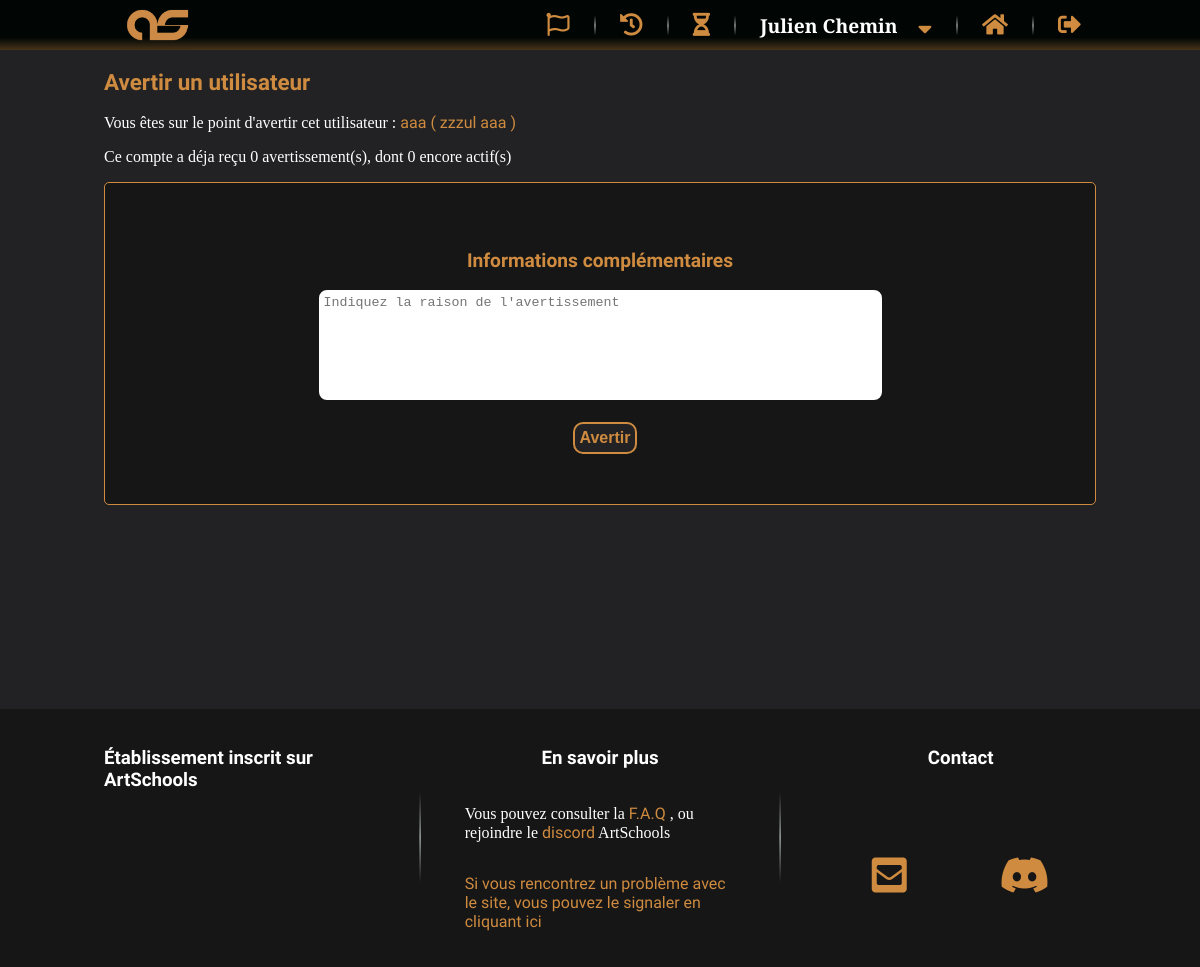
The page /P5_01_Code/indexAdmin.php?action=warnUser&idUser=70 (signed in) on the database its author committed.
### tables this page shows
CREATE TABLE IF NOT EXISTS `as_user` (
  `id` int(11) NOT NULL AUTO_INCREMENT,
  `pseudo` varchar(50) NOT NULL,
  `firstName` varchar(100) DEFAULT NULL,
  `lastName` varchar(100) DEFAULT NULL,
  `mail` varchar(255) NOT NULL,
  `school` varchar(255) NOT NULL,
  `schoolGroup` varchar(50) DEFAULT NULL,
  `password` varchar(255) NOT NULL,
  `temporaryPassword` text DEFAULT NULL,
  `beingReset` tinyint(1) NOT NULL DEFAULT 0,
  `nbWarning` int(11) NOT NULL DEFAULT 0,
  `isBan` tinyint(1) NOT NULL DEFAULT 0,
  `isAdmin` tinyint(1) NOT NULL DEFAULT 0,
  `isModerator` tinyint(1) NOT NULL DEFAULT 0,
  `isActive` tinyint(1) NOT NULL DEFAULT 1,
  `profileBannerInfo` text DEFAULT NULL,
  `profilePictureInfo` text DEFAULT NULL,
  `profileTextInfo` text DEFAULT NULL,
  PRIMARY KEY (`id`)
);

### P5_01_Code/model/RenderView.php (called while the page is built, shortened)
<?php
class RenderView
{
    public static function render(string $template, string $view, array $data = null)
    {
        require 'view/' . $view;
    }
}

### P5_01_Code/model/Database.php (called while the page is built, shortened)
<?php
abstract class Database
{
    protected static $db;
    protected function getConnection()
    {
        if (empty(self::$db)) {
            self::$db = new \PDO(self::DB_HOST, self::DB_LOGIN, self::DB_PASSWORD, self::DB_ERRMODE);
            return self::$db;
        } else {
            return self::$db;
        }
    }
    public function sql($req, array $parameters = null)
    {
        $q = $this->getConnection()->prepare($req);
        if ($parameters) {
            foreach ($parameters as $paraKey => $paraValue) {
                if (is_int($paraValue)) {
                    $q->bindValue($paraKey, $paraValue, \PDO::PARAM_INT);
                } else {
                    $q->bindValue($paraKey, $paraValue);
                }
            }
        }
        $q->execute();
        return $q;
    }
}

### P5_01_Code/model/AbstractManager.php (called while the page is built, shortened)
<?php
abstract class AbstractManager extends Database
{
    public static $TABLE_NAME = '';
    public static $TABLE_CHAMPS = '';
    public static $TABLE_PK = '';
    public static $OBJECT_TYPE = '';
    public function getOneById(int $id)
    {
        if ($id > 0 && $this->exists($id)) {
            $query = $this->sql(
                'SELECT ' . static::$TABLE_CHAMPS . '
                FROM ' . static::$TABLE_NAME . '
                WHERE ' . static::$TABLE_PK . ' = :id',
                [':id' => $id]
            );
            if (isset(static::$OBJECT_TYPE)) {
                   $result = $query->fetchObject(static::$OBJECT_TYPE);
            } else {
                $result = $query->fetch();
            }
            return $result;
        } else {
            return false;
        }
    }
    public function exists(int $id)
    {
        if ($id > 0) {
            $req = $this->sql(
                'SELECT *
                FROM ' . static::$TABLE_NAME . '
                WHERE ' . static::$TABLE_PK . ' = :id',
                [':id' => $id]
            );
            if ($result = $req->fetch()) {
                   return true;
            } else {
                return false;
            }
        } else {
            return false;
        }
    }
}

### P5_01_Code/model/User.php (called while the page is built, shortened)
<?php
class User
{
    private $id,
        $pseudo,
        $firstName,
        $lastName,
        $mail,
        $school,
        $schoolGroup,
        $password,
        $temporaryPassword,
        $beingReset,
        $nbWarning,
        $isBan,
        $isAdmin,
        $isModerator,
        $isActive,
        $profileBannerInfo = null,
        $profileBanner,
        $noBanner,
        $profilePictureInfo = null,
        $profilePicture,
        $profilePictureOrientation,
        $profilePictureSize,
        $profileTextInfo = null,
        $profileTextBlock,
        $profileTextPseudo,
        $profileTextSchool;
    public function getId()
    {
        return intval($this->id);
    }
    public function getPseudo()
    {
        return $this->pseudo;
    }
    public function getFirstName()
    {
        return $this->firstName;
    }
    public function getLastName()
    {
        return $this->lastName;
    }
    public function getNbWarning()
    {
        return intval($this->nbWarning);
    }
}

### P5_01_Code/view/backend/warnUserView.php (the view, shortened to what this page needs)
<section id="blockWarnUser" class="container">
    <h1>Avertir un utilisateur</h1>
    <p>
        Vous êtes sur le point d'avertir cet utilisateur :
        <a href="index.php?action=userProfile&userId=<?=$data['user']->getId()?>">
            <?=$data['user']->getPseudo()?> ( <?=$data['user']->getFirstName()?> <?=$data['user']->getLastName()?> )
        </a>
    </p>
    <p>Ce compte a déja reçu <?=$data['user']->getNbWarning()?> avertissement(s), dont <?=$data['nbActiveWarn']?> encore actif(s)</p>
    <form id="formWarnUser">
        <h2>Informations complémentaires</h2>
        <p>
            <textarea name="reasonWarn" id="reasonWarn" placeholder="Indiquez la raison de l'avertissement" required></textarea>
        </p>
        <input type="submit" name="submit" id="submit" value="Avertir">
    </form>
</section>

### P5_01_Code/public/css/styleGeneral.css (style rules this page uses)
body { margin: 0px; color: white; background-color: #222224; font-family: 'Slabo 27px', serif; }
h1 { font-size: 1.4em; color: #CF8B3F; }
h2 { font-size: 1.2em; color: #CF8B3F; }
h1, h2, h3, h4, h5, h6, caption { font-family: 'Asap', sans-serif; }
section > h1 { text-align: left; }
a { text-decoration: none; color: #CF8B3F; font-family: 'Asap', sans-serif; }
.container { max-width: 90%; margin: auto; }
form { text-align: center; border: solid 1px #CF8B3F; border-radius: 5px; padding: 50px 100px; background-color: #161617; }
input { padding: 5px; margin-left: 10px; border-radius: 5px; border: solid 2px #161617; }
textarea { width: 70%; height: 100px; padding: 5px; border: solid 2px #161617; border-radius: 10px; resize: none; }
input[type="submit"], input[type="button"] { padding: 5px; margin-left: 10px; background-color: #222224; color: #CF8B3F; font-weight: bolder; font-size: 1em; border: solid 2px #CF8B3F; border-radius: 10px; cursor: pointer; }
@media all and (min-width:992px) and (max-width:1200px) { .container { max-width: 992px; } }

### rows shown on the page
as_user: pseudo "aaa", firstName "zzzul", lastName "aaa", nbWarning "0"

### other values the page prints
$_SESSION['pseudo'] "Julien Chemin"
$data['nbActiveWarn'] "0"
